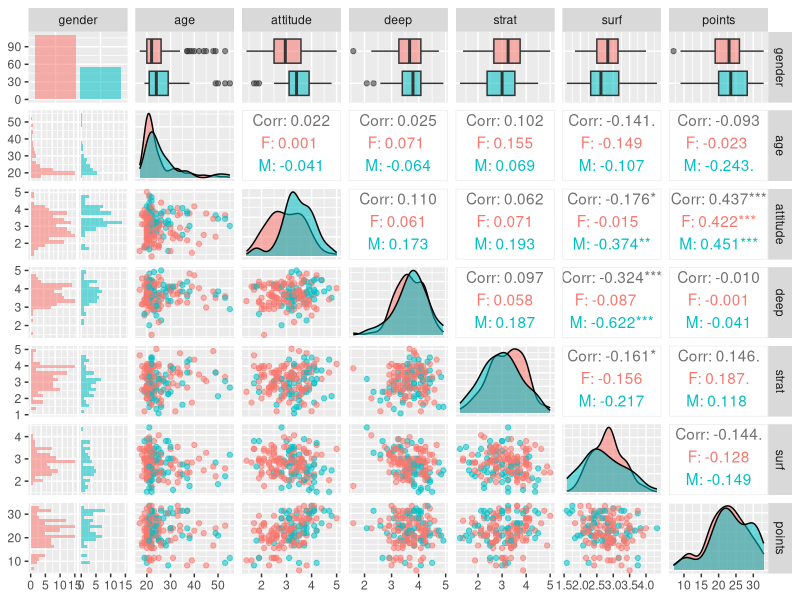
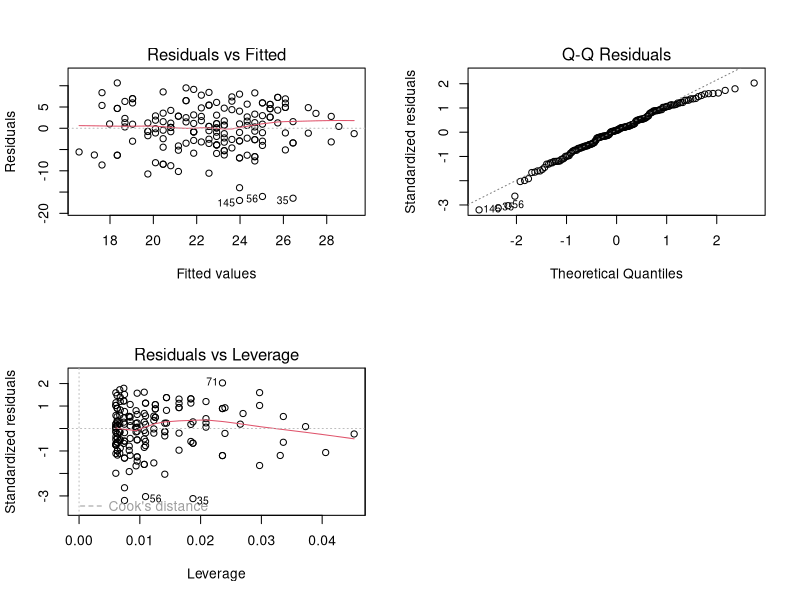

The R script that drew these images, in order:
## ---- chunk 1
date()
## ---- chunk 2
knitr::opts_chunk$set(echo = TRUE)
## ---- chunk 3
library(tidyverse)
library(dplyr)
library(ggplot2) 
library(GGally)            
library(purrr)
## ---- chunk 4
# set working directory to access data
setwd("C:\\Users\\Emilia\\Documents\\Uni Helsinki\\Year One\\Teaching Period 2\\Open Data Science\\IODS-project_2022\\data")

# read data from previously wrangled file 
students_learning2014 <- read.csv("learning_2014.csv", sep = ",", header = TRUE)
## ---- chunk 5
dim(students_learning2014)
str(students_learning2014)
## ---- chunk 6
# Graphical Overview 
ggpairs(students_learning2014[-1],                   # data, excluding X
        mapping = aes(col = gender, alpha = 0.3), 
        lower = list(combo = wrap("facethist", bins = 20)))

## ---- chunk 7
students_learning2014[-1]  %>%
  split(.$gender) %>%
  map(summary) #summary(students_learning2014)
## ---- chunk 8
# create and fit regression model with three explanatory variables 
model <- lm(points ~ attitude + age + strat, data = students_learning2014)
summary(model)
## ---- chunk 9
model2 <- lm(points ~ attitude, data = students_learning2014)
summary(model2)
## ---- chunk 10
# place all four graphics in same plot
par(mfrow = c(2,2))
# draw diagnostic plots 
plot(model2, which = c(1,2,5))

